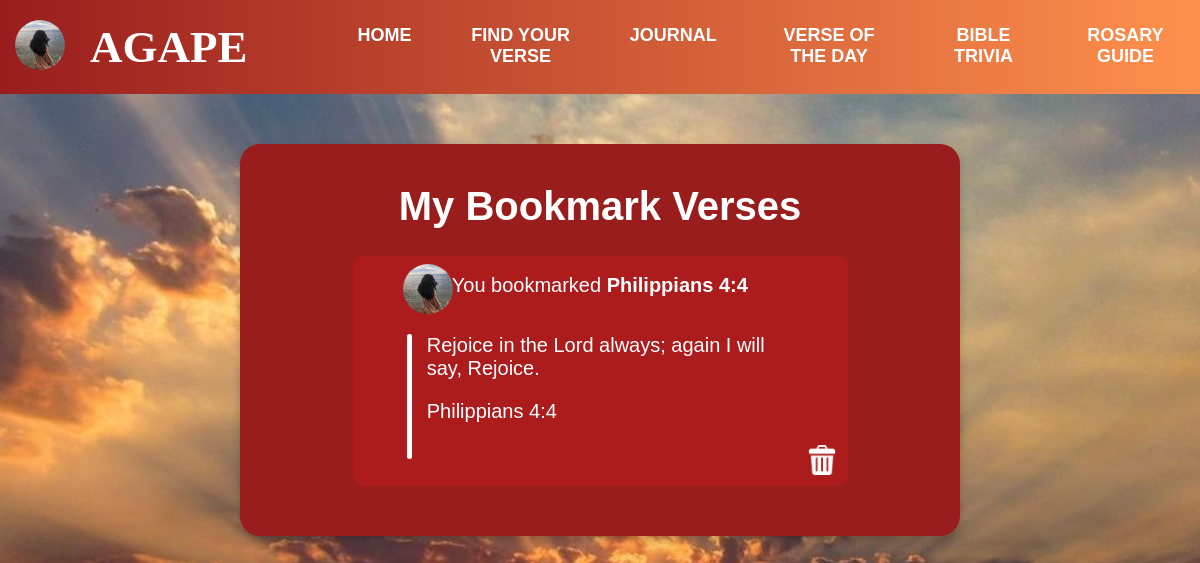
Page /myLikes/ (signed in) on the committed database.
### myapp/models.py (models this page shows, shortened)
class Bookmark(models.Model):
    id = models.AutoField(primary_key=True)
    user = models.ForeignKey(User, on_delete=models.CASCADE)
    verse = models.ForeignKey(BibleVerse, on_delete=models.CASCADE)
    created_at = models.DateTimeField(auto_now_add=True)
    class Meta:
        unique_together = ('user', 'verse')  # Ensures a user can only bookmark a verse once

class BibleVerse(models.Model):
    reference = models.CharField(max_length=100)
    verse_text = models.TextField()
    date = models.DateField(default=timezone.now)
    reflection = models.TextField(blank=True, null=True)
    likes = models.ManyToManyField(User, related_name="liked_verses", blank=True)
    mood = models.CharField(max_length=50, choices=[
        ('none','None'),
        ('angry', 'Angry'),
        ('happy', 'Happy'),
        ('sad', 'Sad'),
        ('confused', 'Confused'),
        ('anxious','Anxious'),
        ('frustrated','Frustrated'),
        ('grateful','Grateful'),
        ('hopeful','Hopeful'),
        ('lonely','Lonely'),
        ('worried','Worried'),
        ('overwhelmed','Overwhelmed'),
    ],
    default='none',  # Set a default value
    null=False,  # Enforce a non-NULL value
    blank=True  # Allow blank values in forms
)

### myapp/views.py (the view, shortened to what this page needs)
# urls.py: path('myLikes/', views.myLikes, name='myLikes'),
@login_required
def myLikes(request):
    if request.method == "GET":
        user = request.user
        bookmarks = Bookmark.objects.filter(user=user).select_related('verse')
        return render(request, 'html/myLikes.html', {'bookmarks': bookmarks})
    logger.warning("Invalid request method attempted on myLikes view.")
    return JsonResponse({'success': False, 'error': 'Invalid request method.'}, status=405)

### myapp/context_processors.py (called while the page is built)
def profile_picture_processor(request):
    if request.user.is_authenticated:
        try:
            profile = Profile.objects.get(user=request.user)
            return {'profile_picture_url': profile.profile_picture.url}
        except Profile.DoesNotExist:
            return {'profile_picture_url': None}
    return {'profile_picture_url': None}

### templates/html/myLikes.html (shortened to what this page needs)
{% extends "html/header.html" %}
{% load static %}
{% block additional_css %}
<link rel="stylesheet" href="https://cdnjs.cloudflare.com/ajax/libs/font-awesome/6.0.0-beta3/css/all.min.css">
<link rel="stylesheet" href="{% static 'css/bookmarks.css' %}">
{% endblock %}
{% block bodycontents %}
<div class="main-contents">
    <h1>My Bookmark Verses</h1>
    {% if bookmarks %}
    {% for bookmark in bookmarks %}
    <div class="bookmark-contents" id="bookmark-{{ bookmark.id }}">
        <div class="bookmark-title">
            <div class="profile-icon">
            <img src="{{ profile_picture_url }}" alt="Profile Picture" id="current-picture">
        </div>
        <div class="heade-title">
        </div>
        </div>
        <div class="verse-content">
            <p id="title">You bookmarked <span style="font-weight: bold;">{{ bookmark.verse.reference }}</span></p>
            <div class="side-line">
            </div>
            <p>{{ bookmark.verse.verse_text }}</p>
            <p>{{ bookmark.verse.reference }}</p>
            <button class="delete-btn" data-bookmark-id="{{ bookmark.id }}">
                <img src="{% static 'images/delete.png' %}" alt="Delete">
            </button>
        </div>
    </div>
    {% endfor %}
    {% else %}
        <p>No bookmarks found.</p>
    {% endif %}
    </div>
{% endblock %}

### static/css/moodverse.css (style rules this page uses)
body { font-family: Arial, sans-serif; margin: 0; padding: 0; color: white; text-align: center; }

### static/css/bookmarks.css (style rules this page uses)
body { background-image: url(../images/daily.jpeg); background-size: cover; background-position: center; background-attachment: fixed; background-repeat: no-repeat; margin: 0; padding: 0; font-family: Arial, sans-serif; }
.main-contents { background-color: #991D1D; width: 55%; margin: 50px auto; height: 100%; border-radius: 20px; padding: 30px; box-shadow: 0 4px 8px rgba(0, 0, 0, 0.2); text-align: center; }
.main-contents h1 { color: white; font-size: 40px; margin-top: 10px; }
.bookmark-contents { width: 75%; height: 230px; background-color: rgba(200, 29, 29, 0.4); border-radius: 10px; margin: 0 auto; margin-bottom: 20px; }
#title { position: absolute; margin-top: -60px; margin-left: 25px; }
.verse-content { position: relative; text-align: left; font-size: 20px; width: 70%; margin: 60px auto 0; }
.side-line { background-color: white; position: absolute; height: 125px; margin-left: -20px; border-radius: 20px; }
.profile-icon { margin-top: 8px; position: absolute; margin-left: 50px; }
.profile-icon img { border-radius: 50%; width: 50px; height: 50px; cursor: pointer; }
.delete-btn { position: absolute; top: 110px; right: -70px; background-color: transparent; border: none; cursor: pointer; }
.delete-btn img { width: 30px; height: 30px; display: block; }

### rows in the picture
Bookmark: verse.reference "Philippians 4:4", verse.verse_text "Rejoice in the Lord always; again I will say, Rejoice."
